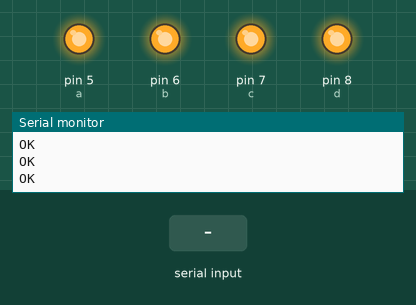
Bench run of a sketch on a simulated Arduino Uno, built with avr-gcc and run on an emulated ATmega328P. Parts: output pins drawn as LEDs (lit = HIGH), the last lines printed to the serial monitor. The test bench sets the inputs (shaded band). The modem accepts every AT command (registered, SIM ready, sends succeed) and sends nothing else.

Above: at 4.2 s.
4.3 s: "w\n" received over the second serial link
At 4.8 s:
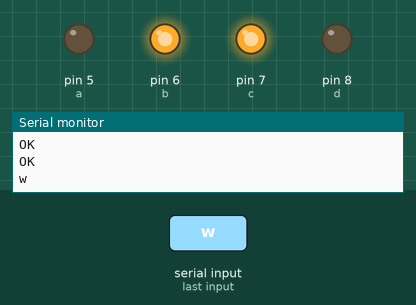
5.8 s: "a\n" received over the second serial link
At 7.0 s:
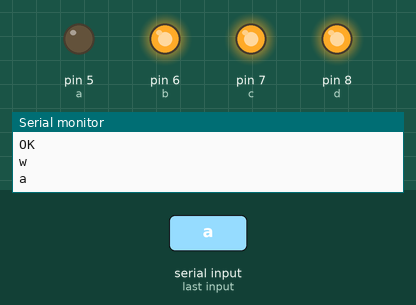
7.3 s: "s\n" received over the second serial link
At 8.3 s:
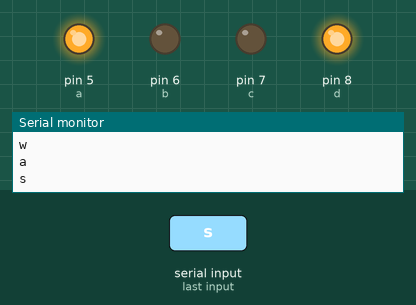
8.8 s: "d\n" received over the second serial link
At 9.4 s:
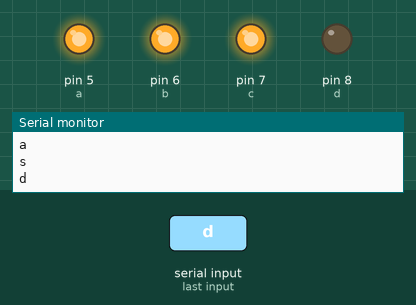
Timing chart, 0 to 11.8 s (numbered marks = the images above; inputs shaded):
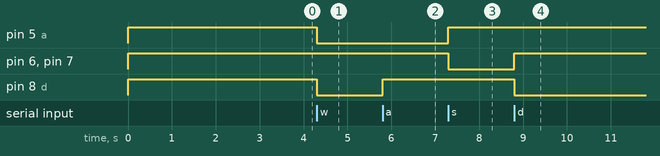

The sketch:

arduino_esp8266_Car_control_CLI.ino
```cpp
#include <SoftwareSerial.h>
SoftwareSerial espSerial(2, 3); //RX,TX
#define a 5
#define b 6
#define c 7
#define d 8
String response = "";
String userCommand = "";
char cResponse = '\0';
int response_count = 0;
void setup() {
  //======== serial port initializaition =========//
  Serial.begin(9600);
  espSerial.begin(9600);
  pinMode(a, OUTPUT);
  pinMode(b, OUTPUT);
  pinMode(c, OUTPUT);
  pinMode(d, OUTPUT);
  digitalWrite(a, HIGH);
  digitalWrite(b, HIGH);
  digitalWrite(c, HIGH);
  digitalWrite(d, HIGH);
  //=========== esp8266 device check =============//
  espSerial.println("AT");
  while (espSerial.available() <= 0) {
    ;
  }
  response = espSerial.readString();
  Serial.println(response);
  delay(5);
  espSerial.println("AT+CIPMUX=1");
  delay(1000);
  espSerial.println("AT+CIPSERVER=1,80");
  delay(1000);
  Serial.println("Startup Complete");
  //============== end of setup() ===============//

}


void loop() {
  if (Serial.available() > 0) { // if SerialMonitor cmd is available
    userCommand = Serial.readString();
    if (true) {
      espSerial.println(userCommand);
      Serial.println("\nuserCommand: " + userCommand);
    }
  }

  //  if (espSerial.available() > 0) {  // read esp8266 as string
  //    response = espSerial.readString();
  //    Serial.print(response);
  //  }

  if (espSerial.available() > 0) {
    cResponse = espSerial.read();
    if (cResponse != '\n') {
      response += cResponse;
    }
    else {
      Serial.println(response);
      // response_count = response.length();
      // Serial.println("  " + response_count);

      if (response == "w") {      // front
        digitalWrite(a, LOW);
        digitalWrite(b, HIGH);
        digitalWrite(c, HIGH);
        digitalWrite(d, LOW);
        delay(30);
      }
      else if (response == "a") { // left
        digitalWrite(a, LOW);
        digitalWrite(b, HIGH);
        digitalWrite(c, HIGH);
        digitalWrite(d, HIGH);
        delay(30);
      }
      else if (response == "s") { // back
        digitalWrite(a, HIGH);
        digitalWrite(b, LOW);
        digitalWrite(c, LOW);
        digitalWrite(d, HIGH);
        delay(30);
      }
      else if (response == "d") { // right
        digitalWrite(a, HIGH);
        digitalWrite(b, HIGH);
        digitalWrite(c, HIGH);
        digitalWrite(d, LOW);
        delay(30);
      }
      else {                      // stall
        digitalWrite(a, HIGH);
        digitalWrite(b, HIGH);
        digitalWrite(c, HIGH);
        digitalWrite(d, HIGH);
      }

      response = "";
    }
  }
  //  if (espSerial.available() > 0) {
  //    cResponse = espSerial.read();
  //    if (cResponse == '\n') {
  //      Serial.println(' ');
  //    }
  //    Serial.print(cResponse);
  //  }

}
```

Measured:
- after the input at 4.3 s, pin 5 (a), pin 8 (d): HIGH → LOW at once
- after the input at 5.8 s, pin 8 (d): LOW → HIGH at once
- after the input at 7.3 s, pin 5 (a): LOW → HIGH at once; pin 6 (b), pin 7 (c): HIGH → LOW at once
- after the input at 8.8 s, pin 6 (b), pin 7 (c): LOW → HIGH at once; pin 8 (d): HIGH → LOW at once
